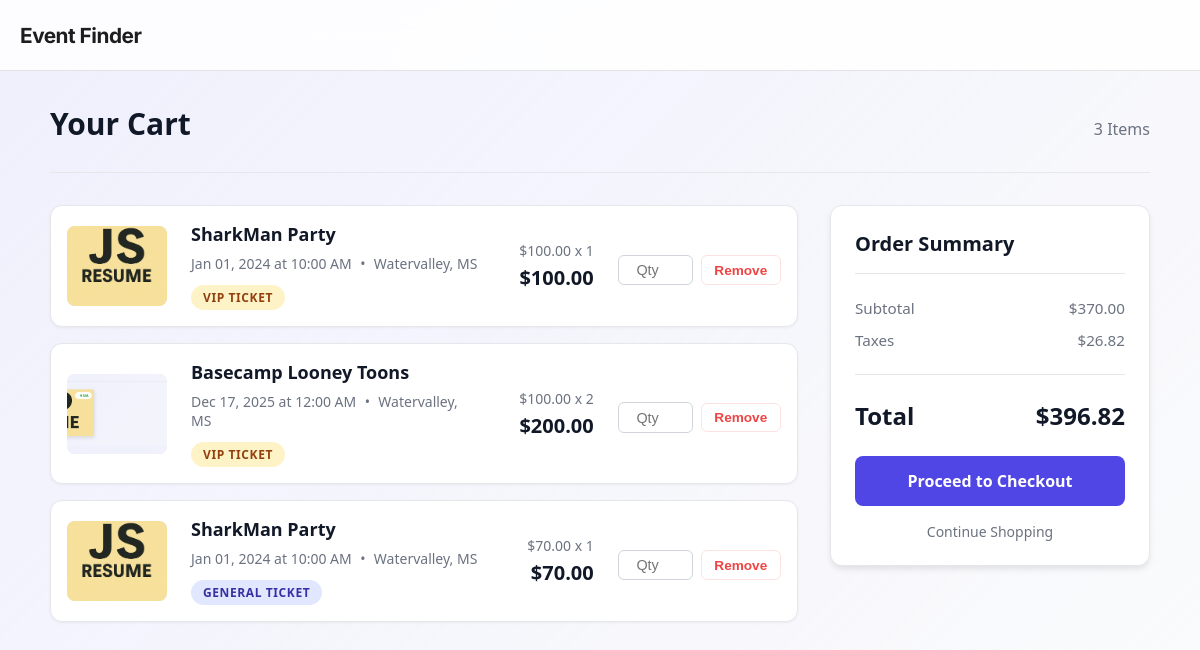
Before: /cart/ (signed in) with the older database file.
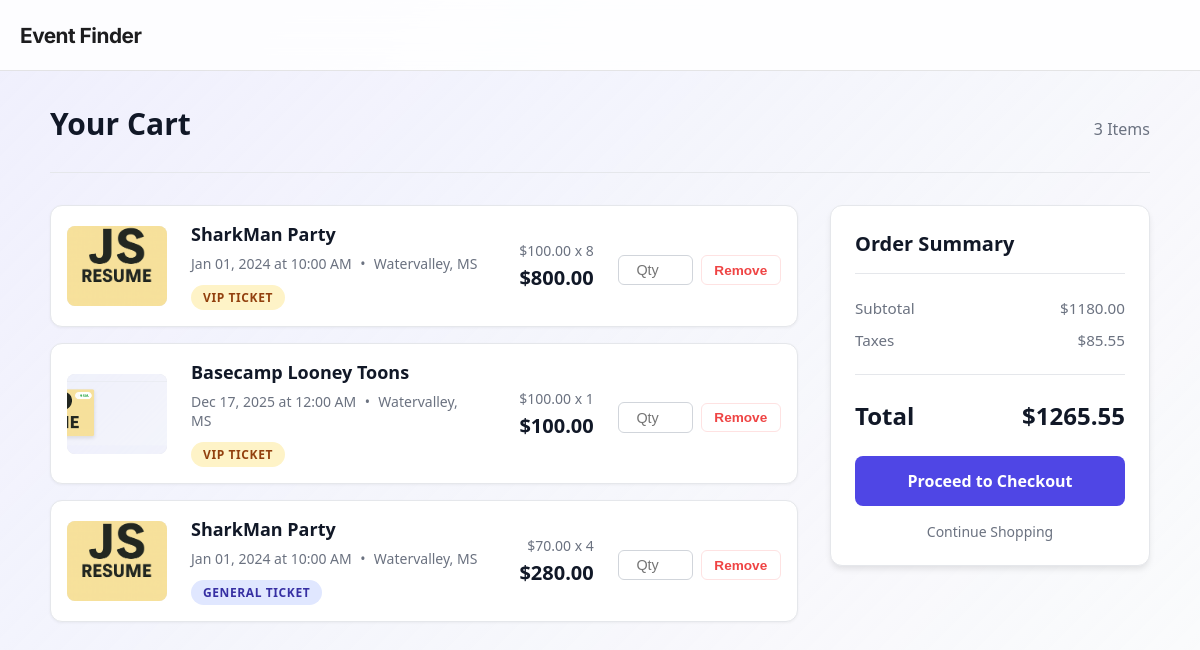
After: the same page with the newer database file.
### App/models.py (models this page shows, shortened)
class TicketsSaved(models.Model):
    cart = models.ForeignKey(Cart, on_delete=models.CASCADE, related_name='tickets')
    ticket = models.ForeignKey(TicketTier, on_delete=models.CASCADE)
    quantity = models.PositiveIntegerField(default=1)
    def subtotal(self):
        return self.ticket.price * self.quantity

class TicketTier(models.Model):
    class Status(models.TextChoices):
        VIP = "VIP",('VIP')
        GENERAL = "General",('General')
        BASIC = "Basic",('Basic')
    event = models.ForeignKey(Event, on_delete=models.CASCADE, related_name='ticket_tiers')
    type = models.CharField(max_length=10,choices=Status.choices, default="Basic")
    price = models.DecimalField(max_digits=8, decimal_places=2)
    quantity = models.IntegerField()

class Event(models.Model):
    organization = models.ForeignKey(Organization, on_delete=models.CASCADE)
    title = models.CharField(max_length=100)
    description = models.TextField()
    banner_image = models.ImageField(upload_to='event_images/')
    location = models.CharField(max_length=100)
    date = models.DateField()
    start_time = models.TimeField()
    end_time = models.TimeField()
    capacity = models.IntegerField()
    created_at = models.DateTimeField(auto_now_add=True)

### App/views.py (the view)
# urls.py: path('cart/', v.cart, name='cart'),
@login_required
def cart(request):
    cart, created = Cart.objects.get_or_create(user=request.user)
    ticket = cart.tickets.all()
    total = cart.total()
    taxes = total * Decimal(.0725)
    true_total = total + taxes
    return render(request, 'cart.html', {'cart':cart, 'tickets':ticket, 'total' : total, 'Taxes' : taxes, 'true_total' : true_total})

### App/context_processors.py (called while the page is built, shortened)
def current_url(request):
    return {
        'current_path': request.path,
        'current_full_url': request.get_full_path(),
        'current_absolute_uri': request.build_absolute_uri(),
    }

def base_view(request):
    if not request.user.is_authenticated:
        return {}
    membership = OrganizationMembership.objects.filter(user=request.user).first()
    if not membership:
        return {}

### App/models.py (called while the page is built)
    def total(self):
        return sum(ticket.subtotal() for ticket in self.tickets.all())

### App/templates/cart.html (shortened to what this page needs)
{% extends 'base.html' %}
{% load static %}
{% block content %}
<link rel="stylesheet" href="{% static 'cart.css' %}">
<div class="cart-container">
    <header class="cart-header">
        <h1>Your Cart</h1>
        <p class="cart-count">{{ tickets.count }} Item{% if tickets.count != 1 %}s{% endif %}</p>
    </header>
    {% if tickets %}
    <div class="cart-layout">
        <div class="ticket-list">
            {% for item in tickets %}
            <div class="ticket-card">
                <div class="ticket-image">
                    {% if item.ticket.event.banner_image %}
                    <img src="{{ item.ticket.event.banner_image.url }}" alt="{{ item.ticket.event.title }}">
                    {% else %}
                    <div class="placeholder-img"></div>
                    {% endif %}
                </div>
                <div class="ticket-details">
                    <h3>{{ item.ticket.event.title }}</h3>
                    <p class="ticket-meta">
                        {{ item.ticket.event.date|date:"M d, Y" }} at {{ item.ticket.event.start_time|time:"g:i A" }}
                        <span class="meta-divider">•</span>
                        {{ item.ticket.event.location }}
                    </p>
                    <span class="tier-badge tier-{{ item.ticket.type|lower }}">
                        {{ item.ticket.type }} Ticket
                    </span>
                </div>
                <div class="ticket-pricing">
                    <div class="price-calculation">
                        <span class="unit-price">${{ item.ticket.price }}</span>
                        <span class="multiplication">x</span>
                        <span class="quantity">{{ item.quantity }}</span>
                    </div>
                    <div class="item-subtotal">
                        ${{ item.subtotal }}
                    </div>
                </div>
                <div class="ticket-actions">
                    <form method="post" action="{% url 'remove_ticket' item.id %}">
                        <input type="number" name="quantity" placeholder="Qty" min="1" max="{{ ticket.quantity }}">
                        <button type="submit">Remove</button>
                    </form>
                </div>
            </div>
            {% endfor %}
        </div>
        <div class="cart-summary">
            <div class="summary-card">
                <h2>Order Summary</h2>
                <div class="summary-row">
                    <span>Subtotal</span>
                    <span>${{ total }}</span>
                </div>
                <div class="summary-row">
                    <span>Taxes</span>
                    <span>${{ Taxes|floatformat:2 }}</span>
                </div>
                <hr>
                <div class="summary-total">
                    <span>Total</span>
                    <span>${{ true_total|floatformat:2 }}</span>
                </div>
                <a href="{% url 'checkoutcart' %}" class="btn-checkout">Proceed to Checkout</a>
                <a href="/" class="btn-continue">Continue Shopping</a>
            </div>
        </div>
    </div>
    {% endif %}
</div>
{% endblock %}

Changed rows visible on the page:
changed TicketsSaved (number 1 of 3 on the later page): quantity "1" → "8"; subtotal "100.00" → "800.00"
changed TicketsSaved "Basecamp Looney Toons": quantity "2" → "1"; subtotal "200.00" → "100.00"
changed TicketsSaved "GENERAL": quantity "1" → "4"; subtotal "70.00" → "280.00"
Other visible differences:
{{ total }}: "370.00" → "1180.00"
{{ Taxes|floatformat:2 }}: "26.82" → "85.55"
{{ true_total|floatformat:2 }}: "396.82" → "1265.55"
